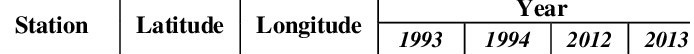
#> input picture d1.jpg, 694 x 54 px
$ jupyter execute Sprint_3_function.ipynb
#> lines starting #> are read from the running program, lines starting #| are printed output that depends on the picture
[cell 1]
import pytesseract
from pytesseract import Output
import cv2
from PIL import Image
import numpy as np
import matplotlib.pyplot as plt

[cell 2]
def grayscale_plot(filepath):
    img = Image.open(filepath).convert('L')
    WIDTH, HEIGHT = img.size
    #print("1:::",WIDTH,HEIGHT,":::1")
    pix = img.load()
    #print("1:::",pix,":::1")
    data = np.asarray(img.getdata())
    #print("1:::",data,":::1")
    data = data.reshape((HEIGHT,WIDTH))
    #print("1:::",data,":::1")
    fig,ax = plt.subplots()
    reduced_data = data.mean(axis=0)
    #print("1:::",reduced_data,":::1")
    ax.plot(reduced_data)
    plt.show()
    plt.imshow(img)
    return reduced_data,WIDTH,HEIGHT

[cell 3]
def tess(img1):

    d = pytesseract.image_to_data(img1, output_type=Output.DICT)
    n_boxes = len(d['level'])
    bboxtxt_list=[]
    for i in range(n_boxes):
        if(d['text'][i] != ""):
            (x, y, w, h) = (d['left'][i], d['top'][i], d['width'][i], d['height'][i])
            #cv2.rectangle(img1, (x, y), (x + w, y + h), (0, 255, 0), 2)
            bboxtxt_list.append(d['text'][i])
    return bboxtxt_list

[cell 4]
def verticle_sep_size(reduced_data):
    sep=[]

    for i in range(len(reduced_data)):
        if(reduced_data[i]<130):
            sep.append(i)
    sep_size=[sep[0]]
    for i in range(len(sep)-1):
        sep_size.append(sep[i+1]-sep[i])
    return sep,sep_size

def verticle_op(filepath):
    red_data,WIDTH,HEIGHT=grayscale_plot(filepath)
#> in grayscale_plot, `reduced_data = data.mean(axis=0)`: reduced_data = 694 values, max 254.9 at index 0, min 1.22 at index 240, mean 227.3
#> in grayscale_plot, `plt.show()`:
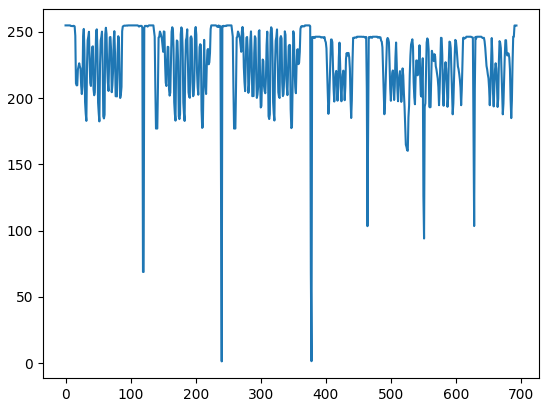
#> figure drawn by matplotlib, 1 panel; curve peaks at x = 0, y = 254.9
#> red_data has the same summary as reduced_data in grayscale_plot; WIDTH = 694; HEIGHT = 54
    sep,sep_size=verticle_sep_size(red_data)
#> after the loop in verticle_sep_size, `for i in range(len(reduced_data)):`: sep = [119, 120, 239, 240, 377, 378, 464, 550, 551, 628]
#> in verticle_sep_size, `sep_size=[sep[0]]`: sep_size = [119]
#> the loop in verticle_sep_size, `for i in range(len(sep)-1):` made 9 passes
#> after the loop in verticle_sep_size, `for i in range(len(sep)-1):`: sep_size = [119, 1, 119, 1, 137, 1, 86, 86, 1, 77]
#> sep = [119, 120, 239, 240, 377, 378, 464, 550, 551, 628]; sep_size = [119, 1, 119, 1, 137, 1, 86, 86, 1, 77]
    image = cv2.imread(filepath)
#> image is the input picture: shape (54, 694, 3); min 0, max 255, mean 227.3
    y=0
    x=0
    h=HEIGHT
#> h = 54
    final_op={}
    q=0
    for i in range(len(sep_size)):
        w=sep_size[i]
        crop = image[y:y+h, x:x+w]
        fin_lst=tess(crop)
        if(len(fin_lst)!=0):
            final_op[q]=fin_lst
            q+=1
        x=sep[i]
        cv2.imshow('Image', crop)
        cv2.waitKey(0)
#> this loop made 1 pass
#> pass 1, in verticle_op, `crop = image[y:y+h, x:x+w]`:
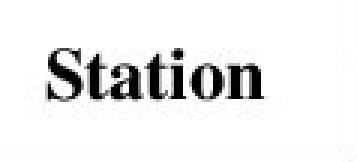
#> crop: shape (54, 119, 3) (shown 3 times larger); min 0, max 255, mean 235.1
#> after the loop, final_op = 0 items; q = 0
    return final_op

[cell 5]
# [44 lines left out: functions c_sep_size1, multi_op, not called in this run]

[cell 6]
print(verticle_op("d1.jpg"))
#> (the call stopped at in tess, `d = pytesseract.image_to_data(img1, output_type=Output.DICT)`: pytesseract is not available in this run)

$ run again, with a.jpg copied over d1.jpg
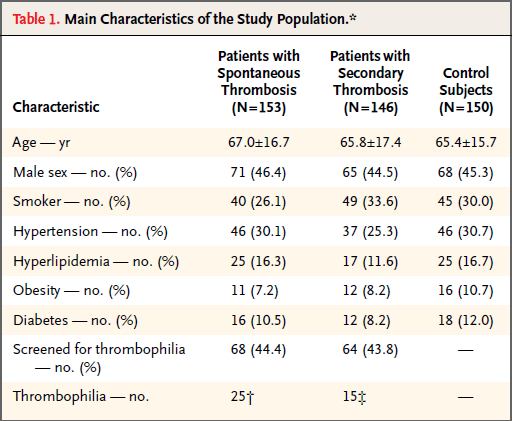
#> input picture a.jpg, 512 x 421 px
#> in grayscale_plot, `data = data.reshape((HEIGHT,WIDTH))`:
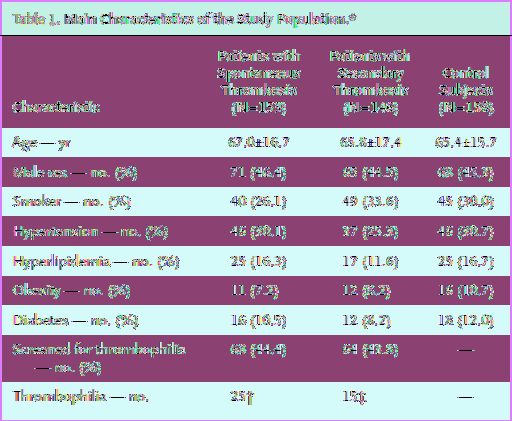
#> data: shape (421, 512) int64; 166 distinct labels, from 0 to 255; one colour per label, 0 black
#> reduced_data = 512 values, max 249.4 at index 2, min 99.76 at index 0, mean 235.2
#> in grayscale_plot, `plt.show()`:
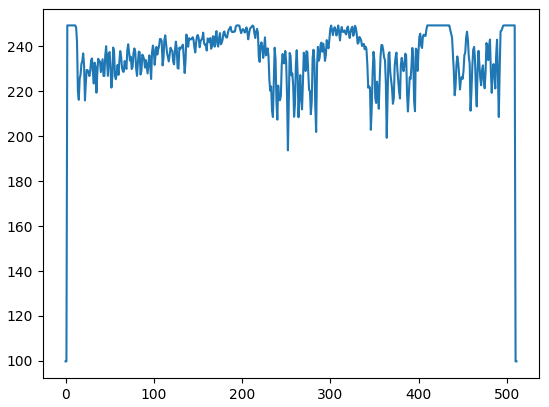
#> figure drawn by matplotlib, 1 panel; curve peaks at x = 2, y = 249.4
#> in verticle_op, `red_data,WIDTH,HEIGHT=grayscale_plot(filepath)`: red_data has the same summary as reduced_data in grayscale_plot; WIDTH = 512; HEIGHT = 421
#> after the loop in verticle_sep_size, `for i in range(len(reduced_data)):`: sep = [0, 1, 510, 511]
#> in verticle_sep_size, `sep_size=[sep[0]]`: sep_size = [0]
#> the loop in verticle_sep_size, `for i in range(len(sep)-1):` made 3 passes
#> after the loop in verticle_sep_size, `for i in range(len(sep)-1):`: sep_size = [0, 1, 509, 1]
#> in verticle_op, `sep,sep_size=verticle_sep_size(red_data)`: sep = [0, 1, 510, 511]; sep_size = [0, 1, 509, 1]
#> h = 421
#> the loop in verticle_op, `for i in range(len(sep_size)):` made 1 pass
#> after the loop in verticle_op, `for i in range(len(sep_size)):`: final_op = 0 items; q = 0

$ run again, with a1.jpg copied over d1.jpg
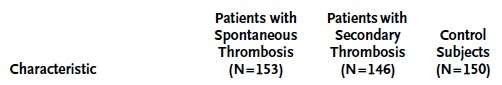
#> input picture a1.jpg, 502 x 85 px
#> reduced_data = 502 values, max 255 at index 104, min 172.6 at index 348, mean 234
#> in grayscale_plot, `plt.show()`:
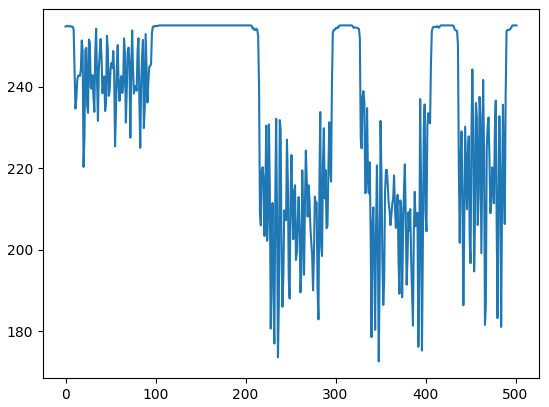
#> figure drawn by matplotlib, 1 panel; curve peaks at x = 104, y = 255
#> in verticle_op, `red_data,WIDTH,HEIGHT=grayscale_plot(filepath)`: red_data has the same summary as reduced_data in grayscale_plot; WIDTH = 502; HEIGHT = 85
#> after the loop in verticle_sep_size, `for i in range(len(reduced_data)):`: sep = []

$ run again, with b1.jpg copied over d1.jpg
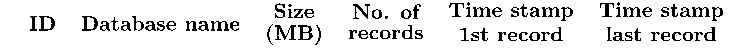
#> input picture b1.jpg, 751 x 56 px
#> in grayscale_plot, img is the input picture: PIL image 751x56 L; min 0, max 255, mean 231.2
#> reduced_data = 751 values, max 255 at index 0, min 127.4 at index 608, mean 231.2
#> in grayscale_plot, `plt.show()`:
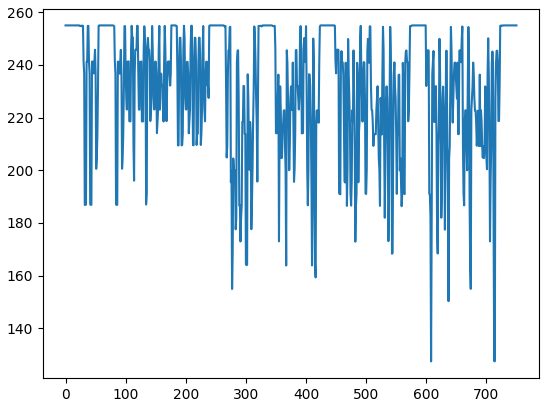
#> figure drawn by matplotlib, 1 panel; curve peaks at x = 0, y = 255
#> in verticle_op, `red_data,WIDTH,HEIGHT=grayscale_plot(filepath)`: red_data has the same summary as reduced_data in grayscale_plot; WIDTH = 751; HEIGHT = 56
#> after the loop in verticle_sep_size, `for i in range(len(reduced_data)):`: sep = [608, 713, 714]
#> in verticle_sep_size, `sep_size=[sep[0]]`: sep_size = [608]
#> the loop in verticle_sep_size, `for i in range(len(sep)-1):` made 2 passes
#> after the loop in verticle_sep_size, `for i in range(len(sep)-1):`: sep_size = [608, 105, 1]
#> in verticle_op, `sep,sep_size=verticle_sep_size(red_data)`: sep = [608, 713, 714]; sep_size = [608, 105, 1]
#> h = 56
#> the loop in verticle_op, `for i in range(len(sep_size)):` made 1 pass
#> pass 1, in verticle_op, `crop = image[y:y+h, x:x+w]`:
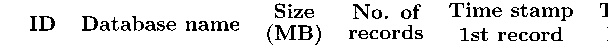
#> crop: shape (56, 608, 3); min 0, max 255, mean 232.7
#> after the loop in verticle_op, `for i in range(len(sep_size)):`: final_op = 0 items; q = 0
